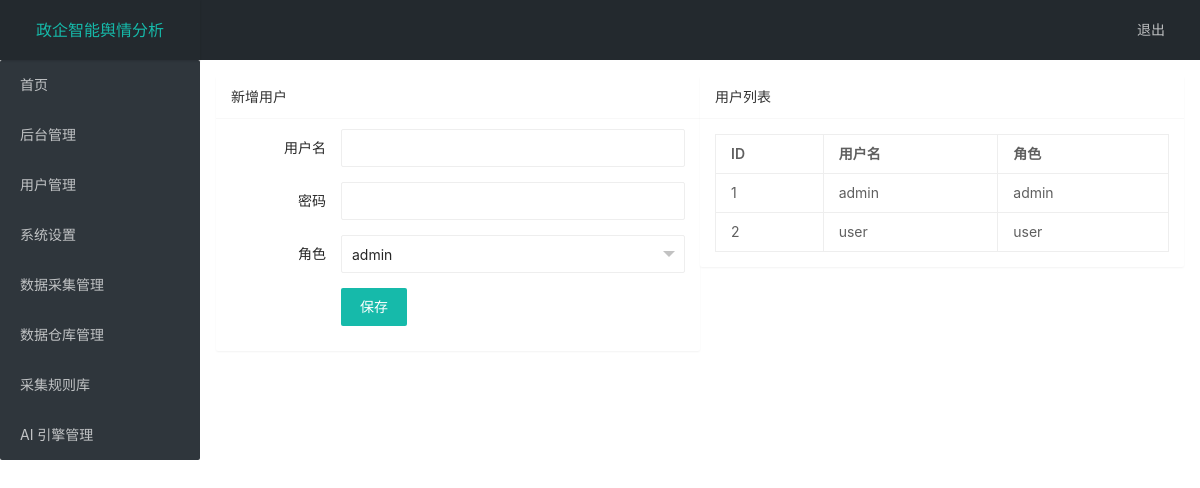
The app's page /admin/users (signed in) with its own data.
### app/models.py (models this page shows, shortened)
class User(UserMixin, db.Model):
    id = db.Column(db.Integer, primary_key=True)
    username = db.Column(db.String(64), unique=True, nullable=False)
    password_hash = db.Column(db.String(256), nullable=False)
    role_id = db.Column(db.Integer, db.ForeignKey('role.id'))
    role = db.relationship('Role')

class Role(db.Model):
    id = db.Column(db.Integer, primary_key=True)
    name = db.Column(db.String(64), unique=True, nullable=False)

### app/admin/routes.py (the view, shortened to what this page needs)
@bp.route('/users', methods=['GET', 'POST'])
@login_required
def users():
    roles = db.session.query(Role).all()
    users = db.session.query(User).all()
    return render_template('admin/users.html', users=users, roles=roles)

### app/admin/routes.py (called while the page is built)
def is_admin():
    return current_user.is_authenticated and current_user.role and current_user.role.name == 'admin'

@bp.before_request
def _check_admin():
    if not is_admin():
        return redirect(url_for('main.index'))

### templates/admin/users.html (shortened to what this page needs)
{% extends 'base.html' %}
{% block content %}
<div class="layui-row">
  <div class="layui-col-md6">
    <div class="layui-card">
      <div class="layui-card-header">新增用户</div>
      <div class="layui-card-body">
        <form class="layui-form" method="post">
          <div class="layui-form-item">
            <label class="layui-form-label">用户名</label>
            <div class="layui-input-block">
              <input type="text" name="username" required class="layui-input">
            </div>
          </div>
          <div class="layui-form-item">
            <label class="layui-form-label">密码</label>
            <div class="layui-input-block">
              <input type="password" name="password" required class="layui-input">
            </div>
          </div>
          <div class="layui-form-item">
            <label class="layui-form-label">角色</label>
            <div class="layui-input-block">
            </div>
          </div>
          <div class="layui-form-item">
            <div class="layui-input-block">
              <button class="layui-btn" lay-submit>保存</button>
            </div>
          </div>
        </form>
      </div>
    </div>
  </div>
  <div class="layui-col-md6">
    <div class="layui-card">
      <div class="layui-card-header">用户列表</div>
      <div class="layui-card-body">
        <table class="layui-table">
          <thead><tr><th>ID</th><th>用户名</th><th>角色</th></tr></thead>
          <tbody>
            {% for u in users %}
            <tr><td>{{ u.id }}</td><td>{{ u.username }}</td><td>{{ u.role.name if u.role else '' }}</td></tr>
            {% endfor %}
          </tbody>
        </table>
      </div>
    </div>
  </div>
</div>
{% endblock %}

### templates/base.html (shortened to what this page needs)
<!doctype html>
<html lang="zh-CN">
<head>
  <link rel="stylesheet" href="{{ url_for('static', filename='layui/css/layui.css') }}">
</head>
<body class="layui-layout-body">
<div class="layui-layout layui-layout-admin">
  <div class="layui-header">
    <div class="layui-logo">政企智能舆情分析</div>
    <ul class="layui-nav layui-layout-right">
      <li class="layui-nav-item"><a href="{{ url_for('auth.logout') }}">退出</a></li>
    </ul>
  </div>
  <div class="layui-side">
    <div class="layui-side-scroll">
      <ul class="layui-nav layui-nav-tree">
        <li class="layui-nav-item"><a href="{{ url_for('main.index') }}">首页</a></li>
        <li class="layui-nav-item"><a href="{{ url_for('admin.index') }}">后台管理</a></li>
        <li class="layui-nav-item"><a href="{{ url_for('admin.users') }}">用户管理</a></li>
        <li class="layui-nav-item"><a href="{{ url_for('admin.settings') }}">系统设置</a></li>
        <li class="layui-nav-item"><a href="{{ url_for('admin.collect_page') }}">数据采集管理</a></li>
        <li class="layui-nav-item"><a href="{{ url_for('admin.warehouse_page') }}">数据仓库管理</a></li>
        <li class="layui-nav-item"><a href="{{ url_for('admin.rules_page') }}">采集规则库</a></li>
        <li class="layui-nav-item"><a href="{{ url_for('admin.ai_engines_page') }}">AI 引擎管理</a></li>
      </ul>
    </div>
  </div>
  <div class="layui-body">
    {% block content %}{% endblock %}
  </div>
</div>
</body>
</html>

### templates/base.html (style rules this page uses)
body { margin: 0; }
.layui-body { padding: 16px; }

### records on screen
User: id "1", username "admin", role "admin"
User: id "2", username "user", role "user"
